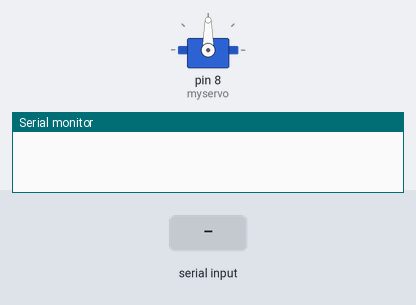
Simulated run of this sketch. Board: Arduino Uno, built with avr-gcc and run on an emulated ATmega328P. Shown: servo, the last lines printed to the serial monitor. The test bench sets the inputs (shaded band).

Above: at 1.2 s.
1.3 s: byte 30 received over Serial
At 1.7 s:
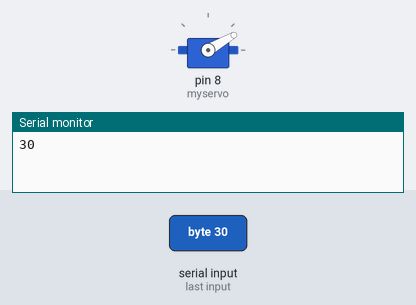
2.8 s: byte 120 received over Serial
At 4.0 s:
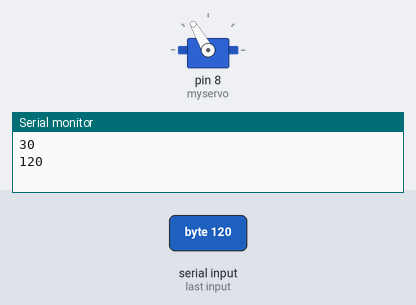
Timing chart, 0 to 5.8 s (numbered marks = the images above; inputs shaded):
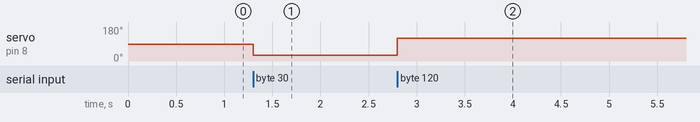

Measured:
- after the input at 1.3 s, servo on pin 8 (myservo): 90° → 30° at once
- after the input at 2.8 s, servo on pin 8 (myservo): 30° → 120° at once

The sketch:

processing_servotest1.ino
```cpp
#include <Servo.h>

Servo myservo;              // create servo object to control a servo

int data = 0;               // variable to read from the serial port
int newdata = 0;

void setup()
{
  myservo.attach(8);        // attaches the servo on pin 8 to the servo object
  Serial.begin(9600);       // starts the serial Serial at 9600 bauds
}

void loop()
{
  if (Serial.available())   // if data is available to read
  {
    newdata = Serial.read();   // read it and store it in 'data'
  }

  if (data != newdata)
  {
    data = newdata;
           myservo.write(data);      // sets the servo position according to value in val

      Serial.println(data);
      delay(15);                // waits for the servo to get there
    }
}

    //
    //void SerialReceive()
    //{
    //
    //  char inChar = (char)hc12Serial.read();
    //  if (inChar != 'E')
    //  {
    //    src_msg += inChar;
    //  }
    //
    //  if (inChar == 'E')
    //  { //incoming string =  T # I # M # R # P # X
    //    src_msg += inChar;
    //    msgThumb = getSrcValue(src_msg, 'T', 'I');
    //    msgIndex =   getSrcValue(src_msg, 'I', 'M');
    //    msgMiddle = getSrcValue(src_msg, 'M', 'R');
    //    msgRing = getSrcValue(src_msg, 'R', 'P');
    //    msgPinkie = getSrcValue(src_msg , 'P', 'E');
    //    msgWristRoll = getSrcValue(src_msg , 'W', 'E');
    //    src_msg = ""; //clear string awaiting next command
    //
    //  }
    //}
    //
    //int getSrcValue(String src_msg, char c1, char c2)
    //{
    //  int c1_pose = src_msg.indexOf(c1);
    //  int c2_pose = src_msg.indexOf(c2);
    //
    //  //ERROR HANDLING---------------------
    //  if (c1_pose > c2_pose)
    //  {
    //    int temp = c1_pose;
    //    c1_pose = c2_pose;
    //    c2_pose = temp;
    //  }
    //
    //  if (c1_pose == -1 || c2_pose == -1)
    //  {
    //    return -1;
    //  }
    //  //-----------------------------------
    //
    //  String res = src_msg.substring(c1_pose + 1, c2_pose);
    //  return atoi(res.c_str());
    //
    //}
```
